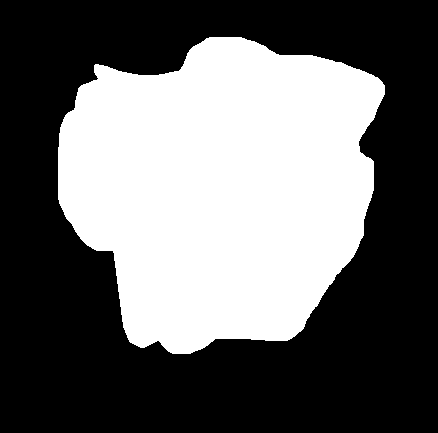
#> input picture test/test_cloud01.png, 438 x 433 px
$ python -i contours_com.py   (imports and definitions only)   (older library calls are emulated)
#> lines starting #> are read from the running program, lines starting #| are printed output that depends on the picture; after the words box and inside, x2 and y2 are one past the last pixel; in counts of white or black regions, pixels touching at a corner belong together
#> further down, picture is the input picture: shape (433, 438, 3); 40.6% white; 1 white region, box (x1, y1, x2, y2) and area: (58, 37, 385, 354) 76973
"""
Name: contours_com
Version: 0.4
Date: 27 November 2017
Author: Rose M. Rustowicz, Solene Pouget, Marcus Bursik
Concept: Solene Pouget, Emile Jansons, Marcus Bursik
Contact: Marcus Bursik mib@buffalo.edu
"""

import cv2                    # utilizes opencv for image processing
import numpy as np            # numpy for array operations
from scipy import ndimage    # includes center of mass function

def contours_com(im):
    """
    [contours, x_com, y_com, im] = contours_com(im)

    Description: Finds the contour pixel locations of a cloud mask (0/255),
     and the center of mass pixel location of the mask.

    Input:
     'im' - an array of the cloud mask, with values 0 and 255


     'x_com' - the x-coordinate pixel location for the center of mass
     'y_com' - the y-coordinate pixel location for the center of mass
     'cnt' - the innermost contour
     'area' - the area encompassed by the innermost contour
     'im' - the output image with drawn contours and center of mass
    """
    # convert the image to grayscale
    imgray = cv2.cvtColor(im, cv2.COLOR_BGR2GRAY)
#> imgray: shape (433, 438); 40.6% white; 1 white region

    # threshold the image (should be a black(0)/white(255) mask)
    ret, thresh = cv2.threshold(imgray, 127, 255, cv2.THRESH_BINARY)
    # save a copy of the original thresholded image because the
    #  findContours function alters the file
    orig_thresh = thresh.copy()

    # find the contours of the image mask, returns the coordinates of
    #  contours in terms of pixel location
    # ORIG: image, contours, hierarchy = cv2.findContours(thresh, cv2.RETR_TREE, cv2.CHAIN_APPROX_SIMPLE)
    contours, hierarchy = cv2.findContours(thresh, cv2.RETR_TREE, cv2.CHAIN_APPROX_SIMPLE)
#> contours = 1 contour; box (x1, y1, x2, y2) and area: (58, 37, 385, 354) 76454
    cnt = contours[0]
#> cnt = contour of 459 points, box (x1, y1, x2, y2) (58, 37, 385, 354), area 76454
    area = cv2.contourArea(cnt)
#> area = 76454

    # draw contours on the original image and make contours red
    cv2.drawContours(im, contours, -1, (0,0,255), 3)
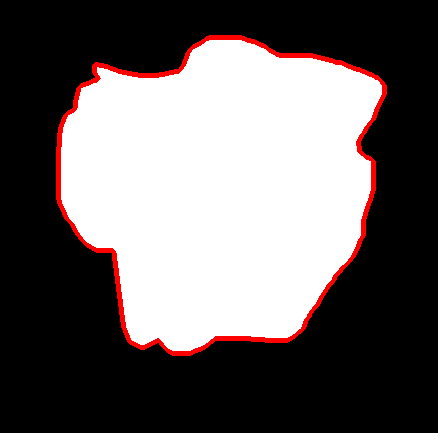
#> im: shape (433, 438, 3); 2.73% of pixels changed, all inside (x1, y1, x2, y2) = (56, 35, 387, 356)
    contours = np.vstack(contours).squeeze()
#> contours = 459 pairs, first value 58 to 384, second value 37 to 353
    cv2.imshow("contours test",im)

    # get the center of mass (COM) coordinates
    com = ndimage.measurements.center_of_mass(orig_thresh)
#> com = (188.2, 220.6)
    x_com = com[1]
#> x_com = 220.6
    y_com = com[0]
#> y_com = 188.2

    # draw the center of mass on the image with a plus at the location
#> (the run stopped early here; a loop or call above may not have finished)

$ run again, on test/test_cloud02.png
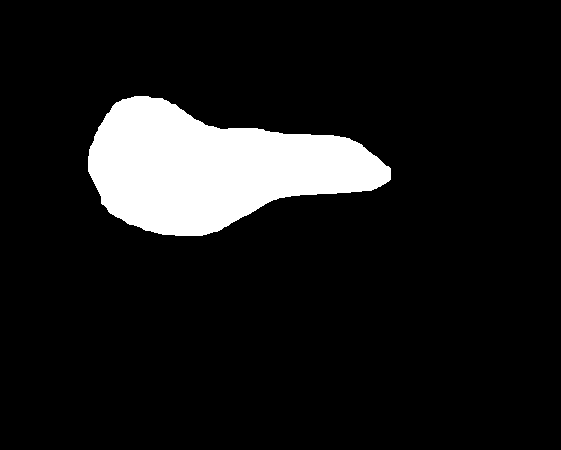
#> input picture test/test_cloud02.png, 561 x 450 px
#> picture is the input picture: shape (450, 561, 3); 10.2% white; 1 white region, box (x1, y1, x2, y2) and area: (88, 96, 391, 236) 25727
#> imgray: shape (450, 561); 10.2% white; 1 white region
#> in contours_com, `contours, hierarchy = cv2.findContours(thresh, cv2.RETR_TREE, cv2.CHAI..`: contours = 1 contour; box (x1, y1, x2, y2) and area: (88, 96, 391, 236) 25386
#> cnt = contour of 280 points, box (x1, y1, x2, y2) (88, 96, 391, 236), area 25386
#> area = 25386.5
#> in contours_com, `cv2.drawContours(im, contours, -1, (0,0,255), 3)`:
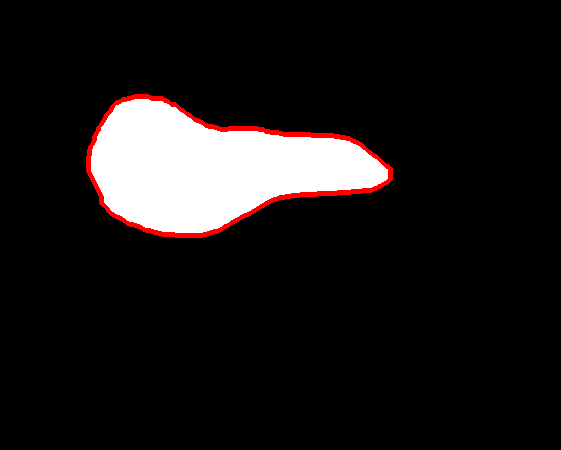
#> im: shape (450, 561, 3); 1.34% of pixels changed, all inside (x1, y1, x2, y2) = (86, 94, 393, 238)
#> in contours_com, `contours = np.vstack(contours).squeeze()`: contours = 280 pairs, first value 88 to 390, second value 96 to 235
#> com = (167.8, 212.7)
#> x_com = 212.7
#> y_com = 167.8

$ run again, on test/test_cloud04.png
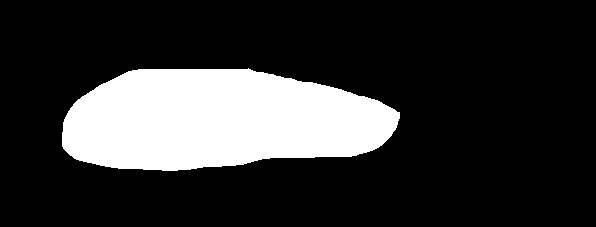
#> input picture test/test_cloud04.png, 596 x 227 px
#> picture is the input picture: shape (227, 596, 3); 19.9% white; 1 white region, box (x1, y1, x2, y2) and area: (62, 68, 400, 171) 26877
#> imgray: shape (227, 596); 19.9% white; 1 white region
#> in contours_com, `contours, hierarchy = cv2.findContours(thresh, cv2.RETR_TREE, cv2.CHAI..`: contours = 1 contour; box (x1, y1, x2, y2) and area: (62, 68, 400, 171) 26516
#> cnt = contour of 240 points, box (x1, y1, x2, y2) (62, 68, 400, 171), area 26516
#> area = 26515.5
#> in contours_com, `cv2.drawContours(im, contours, -1, (0,0,255), 3)`:
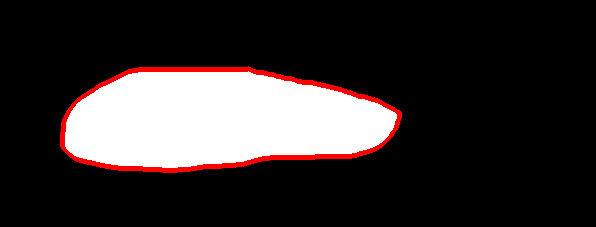
#> im: shape (227, 596, 3); 2.66% of pixels changed, all inside (x1, y1, x2, y2) = (60, 66, 402, 173)
#> in contours_com, `contours = np.vstack(contours).squeeze()`: contours = 240 pairs, first value 62 to 399, second value 68 to 170
#> com = (120, 218.9)
#> x_com = 218.9
#> y_com = 120
